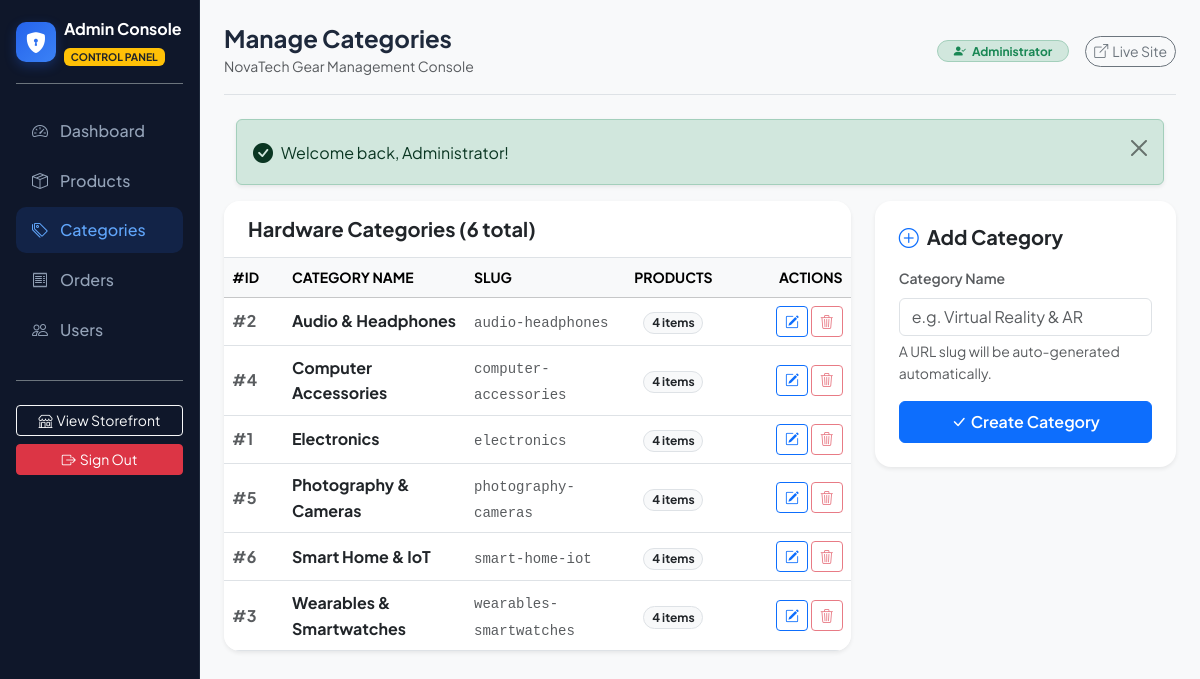
Page /admin/categories (signed in) on the earlier database version.
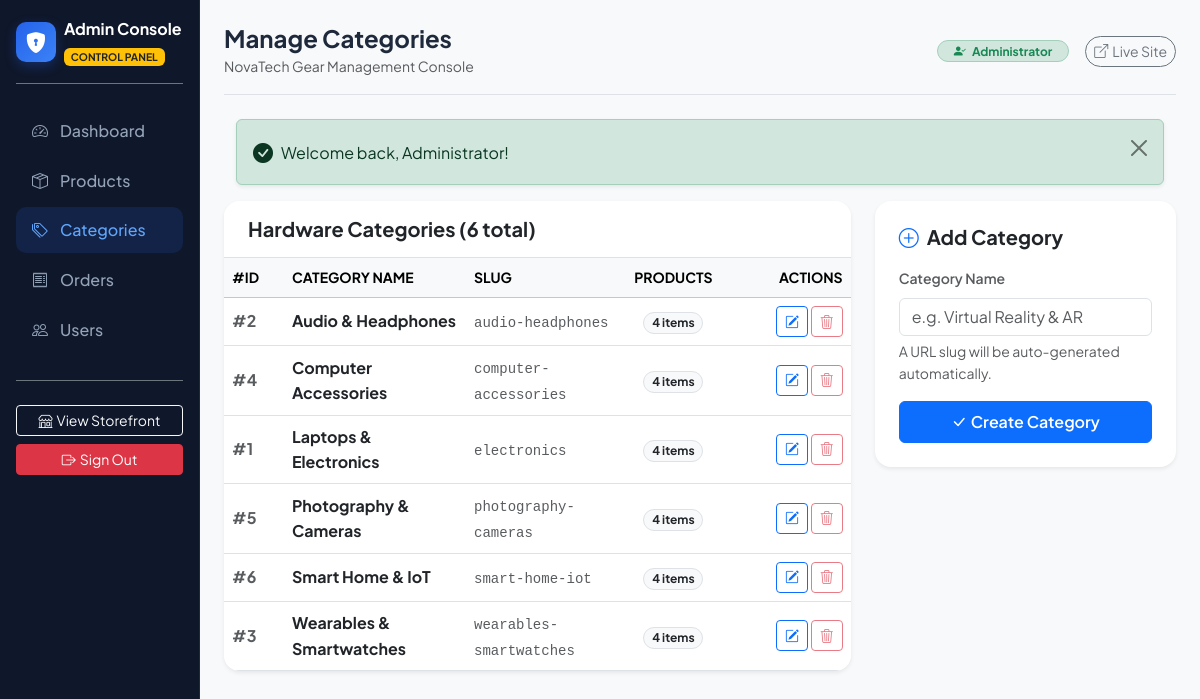
Same page on the later database version.
### tables this page shows
CREATE TABLE `categories` (
    `id` INT UNSIGNED AUTO_INCREMENT PRIMARY KEY,
    `name` VARCHAR(100) NOT NULL,
    `slug` VARCHAR(100) NOT NULL UNIQUE,
    INDEX `idx_categories_slug` (`slug`)
);

### app/views/admin/categories/index.php (the view, shortened to what the changed rows need)
<div class="row g-4">
    <div class="col-lg-8">
        <div class="card border-0 shadow-sm rounded-4 overflow-hidden">
            <div class="card-header bg-white py-3 px-4 border-bottom">
                <h5 class="fw-bold m-0">Hardware Categories (<?= count($categories) ?> total)</h5>
            </div>
            <div class="table-responsive">
                <table class="table table-hover align-middle mb-0">
                    <thead class="table-light small text-muted text-uppercase">
                        <tr>
                            <th style="width: 60px;">#ID</th>
                            <th>Category Name</th>
                            <th>Slug</th>
                            <th class="text-center">Products</th>
                            <th class="text-end" style="width: 130px;">Actions</th>
                        </tr>
                    </thead>
                    <tbody>
                        <?php if (empty($categories)): ?>
                            <tr>
                                <td colspan="5" class="text-center py-4 text-muted">No categories created yet.</td>
                            </tr>
                        <?php else: ?>
                            <?php foreach ($categories as $cat): ?>
                                <tr>
                                    <td class="text-muted fw-bold">#<?= $cat['id'] ?></td>
                                    <td>
                                        <span class="fw-bold text-dark"><?= e($cat['name']) ?></span>
                                    </td>
                                    <td>
                                        <span class="small font-monospace text-muted"><?= e($cat['slug']) ?></span>
                                    </td>
                                    <td class="text-center">
                                        <span class="badge bg-light text-dark border rounded-pill">
                                            <?= $cat['product_count'] ?> items
                                        </span>
                                    </td>
                                    <td class="text-end">
                                        <button type="button" class="btn btn-outline-primary btn-sm" data-bs-toggle="modal" data-bs-target="#editModal<?= $cat['id'] ?>" title="Edit">
                                            <i class="bi bi-pencil-square"></i>
                                        </button>
                                        <form action="/admin/categories/<?= $cat['id'] ?>/delete" method="POST" class="d-inline m-0" onsubmit="return confirm('Delete category <?= e($cat['name']) ?>?');">
                                            <button type="submit" class="btn btn-outline-danger btn-sm" title="Delete" <?= ($cat['product_count'] > 0) ? 'disabled' : '' ?>>
                                                <i class="bi bi-trash3"></i>
                                            </button>
                                        </form>
                                    </td>
                                </tr>
                            <?php endforeach; ?>
                        <?php endif; ?>
                    </tbody>
                </table>
            </div>
        </div>
    </div>
    <div class="col-lg-4">
        <div class="card border-0 shadow-sm rounded-4 p-4 sticky-top" style="top: 85px;">
            <h5 class="fw-bold mb-3 d-flex align-items-center gap-2">
                <i class="bi bi-plus-circle text-primary"></i>
                <span>Add Category</span>
            </h5>
            <form action="/admin/categories" method="POST">
                <div class="mb-3">
                    <label for="new_cat_name" class="form-label small fw-semibold text-muted">Category Name</label>
                    <input type="text" class="form-control" id="new_cat_name" name="name" placeholder="e.g. Virtual Reality & AR" required autofocus>
                    <div class="form-text small text-muted">A URL slug will be auto-generated automatically.</div>
                </div>
                <div class="d-grid">
                    <button type="submit" class="btn btn-primary py-2 fw-semibold">
                        <i class="bi bi-check-lg me-1"></i>Create Category
                    </button>
                </div>
            </form>
        </div>
    </div>
</div>

### app/core/Router.php (shortened to what the changed rows need)
<?php
class Router
{
    private array $routes = [];
    private array $groupMiddleware = [];
    public function group(array $attributes, callable $callback): void
    {
        $previousMiddleware = $this->groupMiddleware;
        if (isset($attributes['middleware'])) {
            $middlewares = is_array($attributes['middleware']) ? $attributes['middleware'] : [$attributes['middleware']];
            $this->groupMiddleware = array_merge($this->groupMiddleware, $middlewares);
        }
        $this->groupMiddleware = $previousMiddleware;
    }
    private function addRoute(string $method, string $path, array|callable $handler, array $middleware = []): self
    {
        $allMiddleware = array_merge($this->groupMiddleware, $middleware);
        $cleanPath = '/' . trim($path, '/');
        $pattern = preg_replace('/\{([a-zA-Z0-9_]+)\}/', '(?P<$1>[^/]+)', $cleanPath);
        $pattern = "#^" . $pattern . "$#";
        $this->routes[] = [
            'method'     => strtoupper($method),
            'path'       => $cleanPath,
            'pattern'    => $pattern,
            'handler'    => $handler,
            'middleware' => $allMiddleware
        ];
        return $this;
    }
    public function dispatch(Request $request): void
    {
        $method = $request->method();
        $uri = $request->uri();
        foreach ($this->routes as $route) {
            if ($route['method'] !== $method) {
                continue;
            }
            if (preg_match($route['pattern'], $uri, $matches)) {
                $params = [];
                $handler = $route['handler'];
                if (is_array($handler) && count($handler) === 2) {
                    [$controllerClass, $action] = $handler;
                    $controller = new $controllerClass();
                    $controller->$action($request, ...array_values($params));
                    return;
                }
            }
        }
    }
}

Differences in the rows shown:
changed categories "electronics": name "Electronics" → "Laptops & Electronics"
